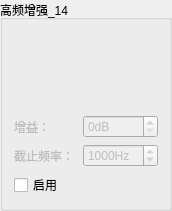
       <widget class="QGroupBox" name="groupBox_12">
        <property name="geometry">
         <rect>
          <x>650</x>
          <y>10</y>
          <width>172</width>
          <height>211</height>
         </rect>
        </property>
        <property name="title">
         <string>高频增强_14</string>
        </property>
        <layout class="QVBoxLayout" name="verticalLayout_11">
         <item>
          <widget class="QLabel" name="label_19">
           <property name="text">
            <string/>
           </property>
           <property name="pixmap">
            <pixmap resource="Mic_OP.qrc">:/mic/icon/HighShelf.png</pixmap>
           </property>
          </widget>
         </item>
         <item>
          <layout class="QGridLayout" name="gridLayout_4">
           <item row="0" column="0">
            <widget class="QLabel" name="label_Slider_value_9">
             <property name="enabled">
              <bool>false</bool>
             </property>
             <property name="minimumSize">
              <size>
               <width>20</width>
               <height>0</height>
              </size>
             </property>
             <property name="maximumSize">
              <size>
               <width>16777215</width>
               <height>16777215</height>
              </size>
             </property>
             <property name="text">
              <string>增益：</string>
             </property>
            </widget>
           </item>
           <item row="0" column="1">
            <widget class="QSpinBox" name="high_shelf_gain_spin_2">
             <property name="enabled">
              <bool>false</bool>
             </property>
             <property name="suffix">
              <string>dB</string>
             </property>
             <property name="maximum">
              <number>20</number>
             </property>
            </widget>
           </item>
           <item row="1" column="0">
            <widget class="QLabel" name="label_20">
             <property name="enabled">
              <bool>false</bool>
             </property>
             <property name="text">
              <string>截止频率：</string>
             </property>
            </widget>
           </item>
           <item row="1" column="1">
            <widget class="QSpinBox" name="high_shelf_frequency_spin_2">
             <property name="enabled">
              <bool>false</bool>
             </property>
             <property name="accessibleDescription">
              <string extracomment="wd"/>
             </property>
             <property name="suffix">
              <string>Hz</string>
             </property>
             <property name="minimum">
              <number>20</number>
             </property>
             <property name="maximum">
              <number>40000</number>
             </property>
             <property name="singleStep">
              <number>100</number>
             </property>
             <property name="value">
              <number>1000</number>
             </property>
             <property name="displayIntegerBase">
              <number>10</number>
             </property>
            </widget>
           </item>
          </layout>
         </item>
         <item>
          <widget class="QCheckBox" name="OP_highshelf_filter_enable_2">
           <property name="text">
            <string>启用</string>
           </property>
          </widget>
         </item>
        </layout>
       </widget>
